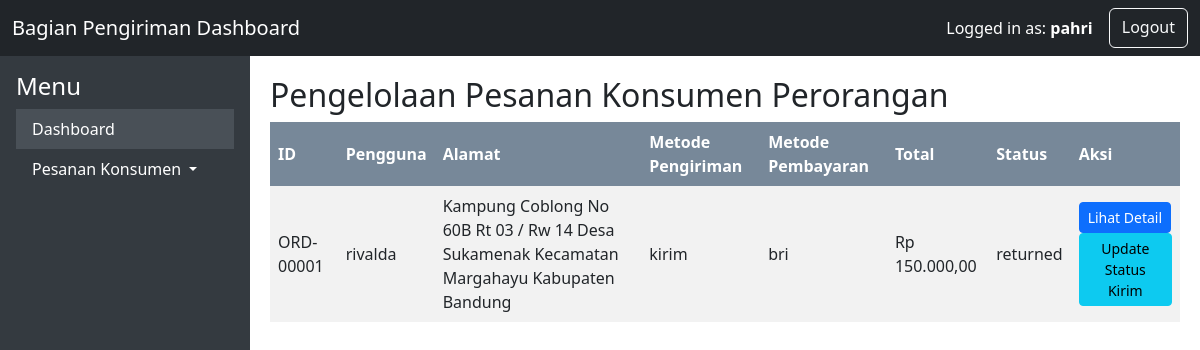
The page /bagian_pengiriman/manage_orders.php (signed in) on the database its author committed.
### tables this page shows
CREATE TABLE `orders` (
  `id` int(11) NOT NULL,
  `user_id` int(11) NOT NULL,
  `order_code` varchar(20) NOT NULL,
  `total` decimal(10,2) NOT NULL,
  `created_at` timestamp NOT NULL DEFAULT current_timestamp(),
  `updated_at` timestamp NOT NULL DEFAULT current_timestamp() ON UPDATE current_timestamp(),
  `address` varchar(255) NOT NULL,
  `shipping_method` varchar(50) NOT NULL,
  `payment_method` varchar(50) NOT NULL,
  `status` varchar(50) NOT NULL DEFAULT 'pending',
  `tracking_number` varchar(255) DEFAULT NULL,
  `shipping_cost` decimal(10,2) DEFAULT NULL,
  `payment_proof` varchar(255) DEFAULT NULL,
  `rejection_notes` text DEFAULT NULL,
  `proofing_file` varchar(255) DEFAULT NULL
);

CREATE TABLE `users` (
  `id` int(11) NOT NULL,
  `user_code` varchar(20) DEFAULT NULL,
  `username` varchar(50) NOT NULL,
  `password` varchar(255) NOT NULL,
  `email` varchar(100) NOT NULL,
  `role` enum('admin','individual','company','bagian_produksi','bagian_keuangan','bagian_pengiriman','bagian_praproduksi','pemilik') NOT NULL,
  `created_at` timestamp NOT NULL DEFAULT current_timestamp(),
  `email_verified` tinyint(1) DEFAULT 0,
  `verification_code` varchar(255) DEFAULT NULL
);

### bagian_pengiriman/manage_orders.php (the view, shortened to what this page needs)
<?php
include '../includes/db.php';
$stmt = $conn->prepare("SELECT orders.*, users.username FROM orders JOIN users ON orders.user_id = users.id WHERE users.role = 'individual' ORDER BY orders.id DESC");
$stmt->execute();
$result = $stmt->get_result();
$orders = $result->fetch_all(MYSQLI_ASSOC);
?>
<!DOCTYPE html>
<html>
<head>
    <link href="https://cdn.jsdelivr.net/npm/bootstrap@5.3.3/dist/css/bootstrap.min.css" rel="stylesheet">
</head>
<body>
<nav class="navbar navbar-dark bg-dark">
        <div class="container-fluid">
            <a class="navbar-brand" href="#">Bagian Pengiriman Dashboard</a>
            <div class="d-flex">
                <div class="navbar-text text-white me-3">
                    Logged in as: <strong><?php echo htmlspecialchars($_SESSION['username']); ?></strong>
                </div>
                <a class="btn btn-outline-light" href="logout.php">Logout</a>
            </div>
        </div>
    </nav>
    <div class="main-content">
        <div class="sidebar">
            <div class="p-3">
                <h4>Menu</h4>
                <ul class="nav flex-column">
                    <li class="nav-item">
                        <a class="nav-link active" aria-current="page" href="dashboard.php">Dashboard</a>
                    </li>
                    <li class="nav-item dropdown">
                        <a class="nav-link dropdown-toggle" href="#" id="navbarDropdown" role="button" data-bs-toggle="dropdown" aria-expanded="false">
                            Pesanan Konsumen
                        </a>
                    </li>
                </ul>
            </div>
        </div>
    <div class="content">
        <h2>Pengelolaan Pesanan Konsumen Perorangan</h2>
        <table>
            <tr>
                <th>ID</th>
                <th>Pengguna</th>
                <th>Alamat</th>
                <th>Metode Pengiriman</th>
                <th>Metode Pembayaran</th>
                <th>Total</th>
                <th>Status</th>
                <th>Aksi</th>
            </tr>
            <?php foreach ($orders as $order): ?>
                <tr>
                    <td><?= $order['order_code'] ?></td>
                    <td><?= $order['username'] ?></td>
                    <td><?= $order['address'] ?></td>
                    <td><?= $order['shipping_method'] ?></td>
                    <td><?= $order['payment_method'] ?></td>
                    <td>Rp <?= number_format($order['total'], 2, ',', '.') ?></td>
                    <td><?= $order['status'] ?></td>
                    <td>
                        <a class="btn btn-primary btn-sm" href="view_order.php?id=<?= $order['id'] ?>" role="button">Lihat Detail</a>
                        <a class="btn btn-info btn-sm" href="update_status.php?id=<?= $order['id'] ?>&status=shipped" role="button">Update Status Kirim</a>
                    </td>
                </tr>
                <?php endforeach; ?>
            </table>
        </div>
</body>
</html>

### bagian_pengiriman/manage_orders.php (style rules this page uses)
html, body { margin: 0; padding: 0; height: 100%; overflow: hidden; }
.main-content { display: flex; height: 100%; }
.navbar { position: sticky; top: 0; z-index: 1000; }
.sidebar { width: 250px; position: sticky; top: 0; background: #343a40; color: #fff; height: 100vh; overflow-y: auto; padding: 0; }
.sidebar .nav-link { color: #fff; }
.sidebar .nav-link.active { background: #495057; }
.content { flex: 1; overflow-y: auto; padding: 20px; height: calc(100vh - 56px); }
table { border-collapse: collapse; width: 100%; }
th, td { text-align: left; padding: 8px; }
tr:nth-child(even) { background-color: #f2f2f2; }
th { background-color: #778899; color: white; }

### rows shown on the page
orders: order_code "ORD-00001", user.username "rivalda", address "Kampung Coblong No 60B Rt 03 / Rw 14 Desa Sukamenak Kecamatan Margahayu Kabupaten Bandung", shipping_method "kirim", payment_method "bri", total "150.000,00", status "returned"

### other values the page prints
$_SESSION['username'] "pahri"
